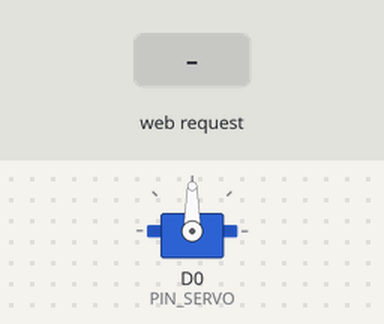
The sketch below on a simulated ESP8266 (NodeMCU). Shown: servo. Inputs (shaded band) come from the test bench. WiFi joins after 1.5 s; servers stay silent unless stated; what the sketch prints to the serial monitor is not drawn.

Above: at 2.7 s.
2.8 s: HTTP request GET /pos= received
At 3.4 s:
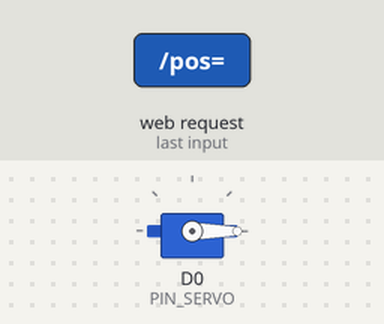
Timing chart, 0 to 5.8 s (numbered marks = the images above; inputs shaded):
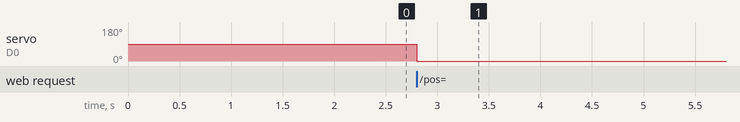

Measured:
- after the input at 2.8 s, servo on D0 (PIN_SERVO): 90° → 0° at once

The sketch:

project_arduino.ino
```cpp
#include <ESP8266WiFi.h>
#include <Servo.h>

#define PIN_SERVO D0

const char* ssid = "KAACT Class 1-2 2.4G";
const char* password = "kaact4091";

//char host[] = "36350366.ngrok.io";

WiFiServer server(80);
Servo myServo;

void setup() {
  Serial.begin(115200);
  myServo.attach(PIN_SERVO);

  //WiFi.mode(WIFI_STA);
  WiFi.begin(ssid, password);

  while (WiFi.status() != WL_CONNECTED) {
    delay(500);
    Serial.print(".");
  }
  Serial.println("");
  Serial.print("Connected to ");
  Serial.println(ssid);
  Serial.print("IP address: ");
  Serial.println(WiFi.localIP());

  server.begin();
  Serial.println("Server started");
}
int value = 0;

void loop() {
  WiFiClient client = server.available();
  if(!client) return;

  Serial.println("새로운 클라이언트");
  client.setTimeout(5000);

  String request = client.readStringUntil('\r');
  Serial.println("request: ");
  Serial.println(request);

  while(client.available()) {
    client.read();
  }


  if(request.indexOf("/pos=") >= 0) {
    int pos1 = request.indexOf('=');
    int pos2 = request.indexOf('d');
    String servoPos = request.substring(pos1+1, pos2);

    myServo.write(servoPos.toInt());
    Serial.println(servoPos);
  }
}
```
